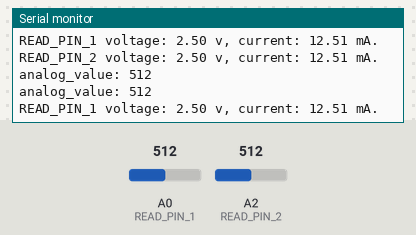
The sketch below on a simulated Arduino Uno, built with avr-gcc and run on an emulated ATmega328P. On the bench: the last lines printed to the serial monitor. The inputs (shaded band) are chosen by the test bench; at power-on: A0 (READ_PIN_1) = 512, A2 (READ_PIN_2) = 512.

Above: at 1.3 s.
1.4 s: A0 (READ_PIN_1) set to 424
At 1.4 s:
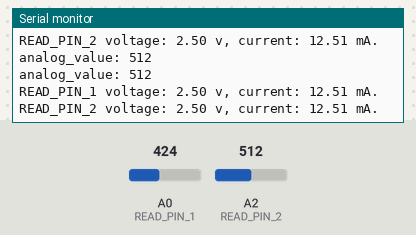
5.6 s: A0 (READ_PIN_1) set to 400
At 6.4 s:
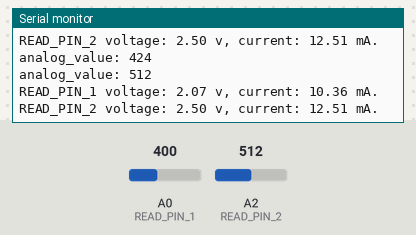
Timing chart, 0 to 8.6 s (numbered marks = the images above; inputs shaded):
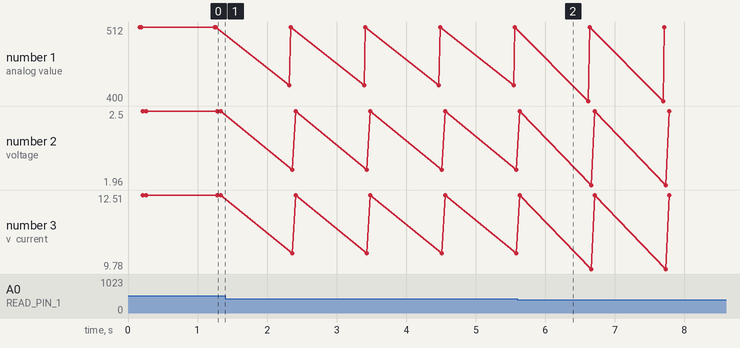

The sketch:

voltage-detection.ino
```cpp
/**
 * Basic voltage detection demo
 *
 * `analogRead` let us to read from an analog value pin, it represents `0~1023` to map `0 ~ max volts`
 * on the board.
 *
 * By default, in Arduino UNO, default voltage is 5V, but you can use `analogReference` to change it.
 *
 * In this demo, we connect 2 LEDs with 2 resistors, 5V from board directly. For reading the analog vlaue,
 * we HAVE TO use the `A0` ~ `A5` pins. Then we pick `A0` and `A2` in this demo to read 2 different voltage
 * before each LED's positive pin.
 */
 #include <stdio.h>

const uint8_t READ_PIN_1 = A0;
const uint8_t READ_PIN_2 = A2;
const uint16_t MAX_READ_ANALOG_VALUE = 1023;
const uint8_t ON_BOARD_VOLTAGE = 5;
const uint16_t LED_RESISTOR_OHMS_VALUE = 200;
const char message[1024];

/**
 *
 */
float read_volts_from_analog_pin(uint8_t analog_pin) {
  uint16_t analog_value = analogRead(analog_pin);
  float read_value_per_unit = float(ON_BOARD_VOLTAGE) / float(MAX_READ_ANALOG_VALUE);

  sprintf(message, "analog_value: %d", analog_value);
  Serial.println(message);

  return (float)(analog_value * read_value_per_unit);
}

/**
 * I = V/R, and we want unit is `mA`
 */
 float calculate_current_by_volts(float *volts) {
  return (*volts / (float)LED_RESISTOR_OHMS_VALUE) * 1000;
 }


/**
 *
 */
void setup() {
  Serial.begin(9600);
  pinMode(READ_PIN_1, INPUT);
  pinMode(READ_PIN_2, INPUT);
  sprintf (message, "[ Voltage detection demo ]\nAnalog read PIN %d and %d set to 'INPUT' mode.\n", READ_PIN_1, READ_PIN_2);
  Serial.println(message);

  sprintf(message,
    "ON_BOARD_VOLTAGE: %d V\nMAX_READ_ANALOG_VALUE: %d\nLED_RESISTOR_OHMS_VALUE: %d OHMs\n",
    ON_BOARD_VOLTAGE,
    MAX_READ_ANALOG_VALUE,
    LED_RESISTOR_OHMS_VALUE
   );
   Serial.println(message);
}


/**
 *
 */
void loop() {
  float realtime_volts_1 = read_volts_from_analog_pin(READ_PIN_1);
  float realtime_current_1 = calculate_current_by_volts(&realtime_volts_1);

  float realtime_volts_2 = read_volts_from_analog_pin(READ_PIN_2);
  float realtime_current_2 = calculate_current_by_volts(&realtime_volts_2);

  Serial.print("READ_PIN_1 voltage: ");
  Serial.print(realtime_volts_1);
  Serial.print(" v, current: ");
  Serial.print(realtime_current_1);
  Serial.println(" mA.\n");
  Serial.print("READ_PIN_2 voltage: ");
  Serial.print(realtime_volts_2);
  Serial.print(" v, current: ");
  Serial.print(realtime_current_2);
  Serial.println(" mA.\n\n");

  delay(1000);
}
```

Measured:
- plotted number 2: 2.5 → 2.07 after the input at 1.4 s
- plotted number 3: 12.51 → 10.36 after the input at 1.4 s
